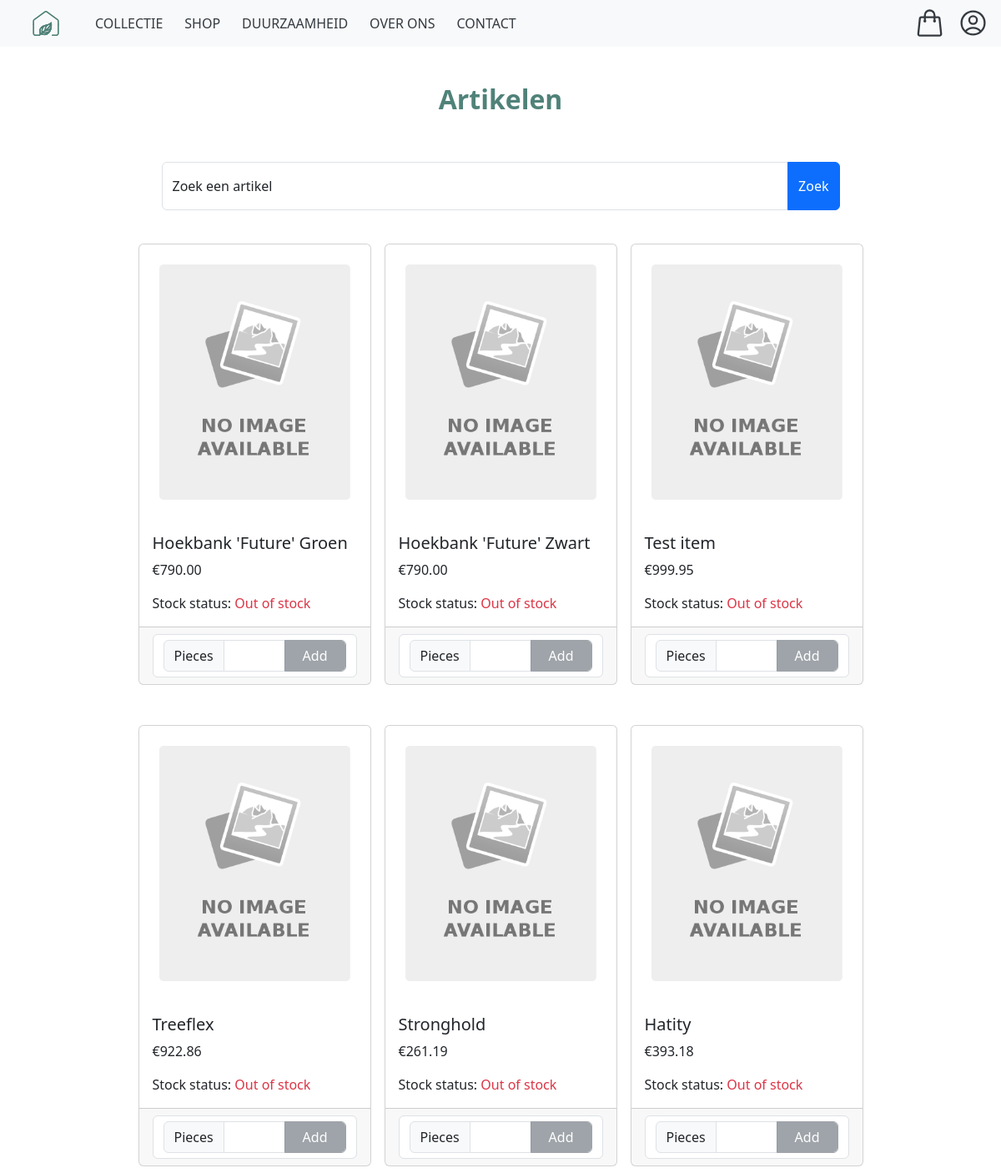
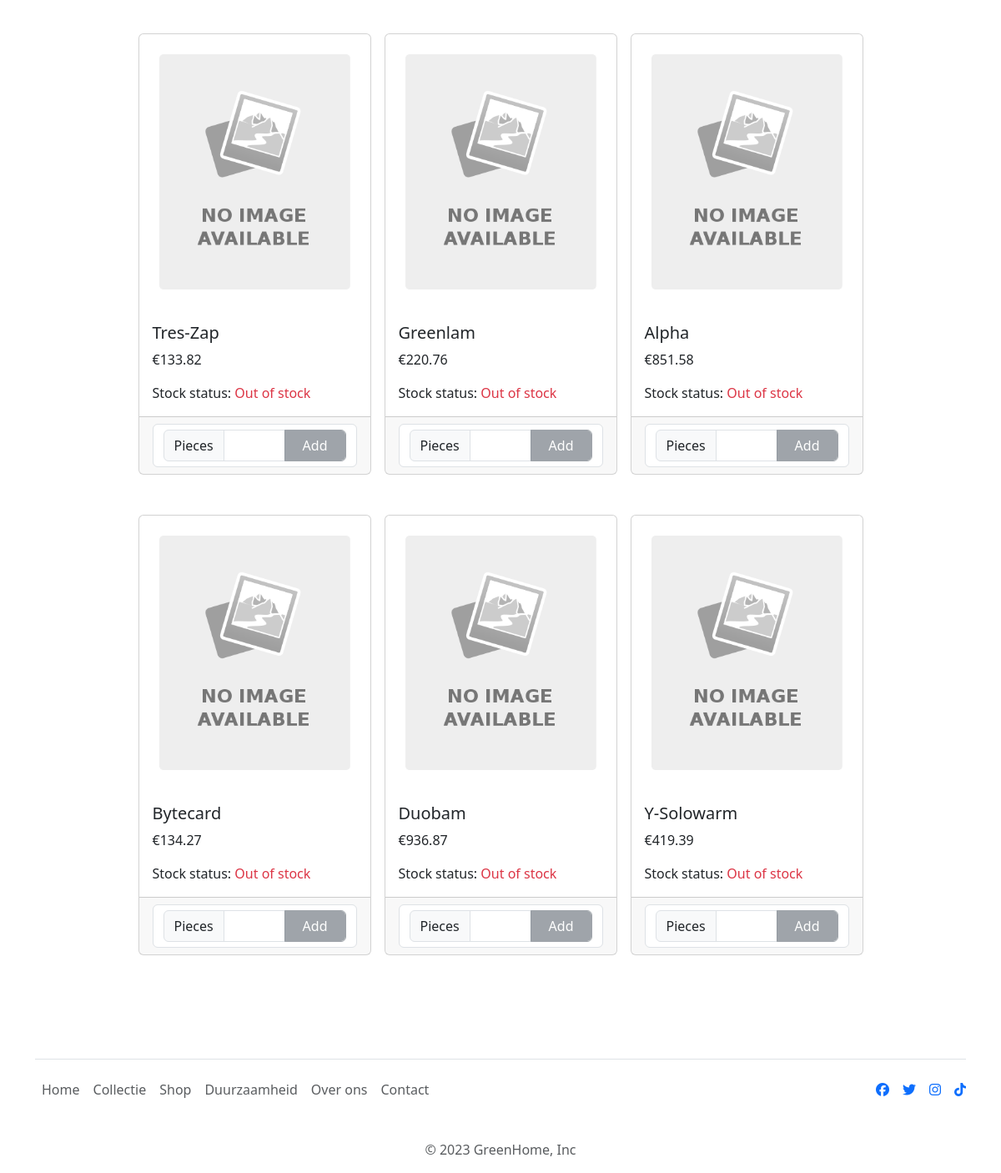
/webshop/shop/GUI_shop.php (signed in), run on the app's committed database (2 pictures, top to bottom).
### tables this page shows
CREATE TABLE articles (
  id int(10) NOT NULL,
  name varchar(255) NOT NULL,
  description varchar(1500),
  purchase_price decimal(10,2),
  selling_price decimal(10,2),
  is_active tinyint(1) NOT NULL DEFAULT 1,
  image_data MEDIUMBLOB,
  image_mime varchar(50)
);

### webshop/shop/GUI_shop.php (the view, shortened to what this page needs)
<?php
  require_once "../include/header.php";
  require_once "../../php/include/db_connect.php";
  $records_per_page = 36;
  $current_page = isset($_GET['page']) && is_numeric($_GET['page']) ? (int)$_GET['page'] : 1;
  $offset = ($current_page - 1) * $records_per_page;
  $searchInput = isset($_GET['search_input']) ? $_GET['search_input'] : '';
  $sql = "WITH total_incoming AS (
    SELECT articles.id AS article_id, SUM(order_lines.quantity) AS incoming_stock
    FROM order_lines
    JOIN orders
        ON order_lines.order_id = orders.id
    JOIN articles
        ON articles.id = order_lines.article_id
    WHERE orders.order_type = 0
    GROUP BY articles.id
  ), total_outgoing AS (
    SELECT articles.id AS article_id, SUM(order_lines.quantity) AS outgoing_stock
    FROM order_lines
    JOIN orders
        ON order_lines.order_id = orders.id
    JOIN articles
        ON articles.id = order_lines.article_id
    WHERE orders.order_type = 1
    GROUP BY articles.id
  )
  SELECT articles.id AS 'id', articles.name AS 'article_name', articles.selling_price AS 'selling_price', articles.image_data AS 'article_image', articles.image_mime AS 'image_mime',
        COALESCE(SUM(total_incoming.incoming_stock), 0) - COALESCE(SUM(total_outgoing.outgoing_stock), 0) AS 'stock_level'
  FROM articles
  LEFT JOIN total_incoming
      ON articles.id = total_incoming.article_id
  LEFT JOIN total_outgoing
      ON articles.id = total_outgoing.article_id
  WHERE articles.is_active = 1";
  $sql .= " GROUP BY articles.id, articles.name
  LIMIT $records_per_page
  OFFSET $offset;";
  $result = $connection->query($sql);
?>
<div class="container">
    <h2 class="text-center fw-bold">Artikelen</h2>
    <div class="row justify-content-center">
    <div class="col-md-9 mt-5">
      <form method="GET">
          <div class="input-group mb-3">
            <div class="form-floating">
              <input type="text" class="form-control" name="search_input" id="search_input" placeholder="Zoek een artikel" aria-label="Search term">
              <label for="search_input">Zoek een artikel</label>
            </div>
            <button class="btn btn-primary" type="submit">Zoek</button>
          </div>
        </form>
    </div>
      <?php
        if (mysqli_num_rows($result) > 0) {
          while ($row = $result->fetch_assoc()) {
            ?>
          <div class="card col-md-3 px-0 mx-2 my-4">
            <?php
            if (!empty($row['article_image'])) {
              echo '<img id="articleImage" class="p-4" src="data:'.$row['image_mime'].';base64,' . base64_encode($row['article_image']) . '" alt="Article Image">';
            } else {
              echo '<img id="articleImage" class="p-4" src="../../images/No-Image-Placeholder.svg.png" alt="No Image">';
            }
          ?>
              <div class="card-body">
                  <h5 class="card-title"><?=$row['article_name']?></h5>
                  <p class="card-text">€<?=$row['selling_price']?></p>
                  <p class="card-text">Stock status: <?php if($row['stock_level'] >= 1):?>
                  <span class="text-success">In stock</span></p>
                  <?php else:?>
                  <span class="text-danger">Out of stock</span></p>
                  <?php endif; ?>
              </div>
              <div class="card-footer d-flex justify-content-center">
                  <form action="controller_cart.php" method="POST" class="form-control">
                  <div class="input-group">
                    <span class="input-group-text">Pieces</span>
                    <input type="number" step="1" class="form-control" name="quantity" min="1" required>
                      <?php if($row['stock_level'] <= 0):?>
                      <button type="submit" class="btn btn-secondary disabled form-control">Add</button>
                      <?php else: ?>
                      <button type="submit" class="btn btn-success form-control">Add</button>
                      <?php endif; ?>
                  </div>
                  </form>
              </div>
          </div>
          <?php
          }
        } else {
          $searchInputEscaped = mysqli_real_escape_string($connection, $searchInput);
          $insertQuery = "INSERT INTO searches_not_found (search_input, times_searched)
          VALUES ('$searchInputEscaped', 1)
          ON DUPLICATE KEY UPDATE times_searched = times_searched + 1";
          mysqli_query($connection, $insertQuery);
        }
      ?>
    </div>
</div>
<?php require_once "../include/footer.php"?>

### webshop/styles.css (style rules this page uses)
body { overflow-x: hidden; }
.container-fluid, .row { padding: 0 !important; margin: 0 !important; }
.container { margin-top: 100px; }
h1, h2 { color: #508279; font-weight: 100; }
h3, h4, h5 { color: #508279; }

### data on the page
articles: name "Hoekbank 'Future' Groen", selling_price "790.00"
articles: name "Hoekbank 'Future' Zwart", selling_price "790.00"
articles: name "Test item", selling_price "999.95"
articles: name "Treeflex", selling_price "922.86"
articles: name "Stronghold", selling_price "261.19"
articles: name "Hatity", selling_price "393.18"
articles: name "Tres-Zap", selling_price "133.82"
articles: name "Greenlam", selling_price "220.76"
articles: name "Alpha", selling_price "851.58"
articles: name "Bytecard", selling_price "134.27"
articles: name "Duobam", selling_price "936.87"
articles: name "Y-Solowarm", selling_price "419.39"
